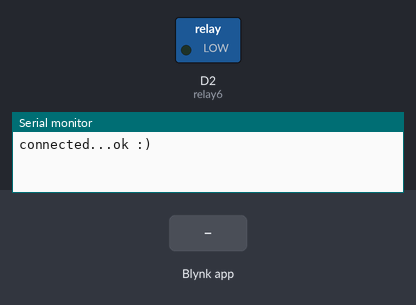
The sketch below on a simulated ESP8266 (NodeMCU). Parts: switched loads named in the sketch (green lamp = pin HIGH), the last lines printed to the serial monitor. Inputs (shaded band) come from the test bench. WiFi joins after 1.5 s; servers stay silent unless stated; EEPROM starts erased.

Above: at 3.0 s.
3.1 s: Blynk app writes 1 to V2
At 4.4 s:
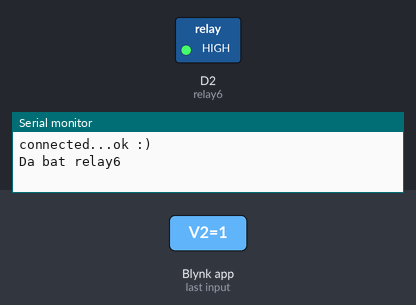
9.1 s: Blynk app writes 0 to V2
At 10.2 s:
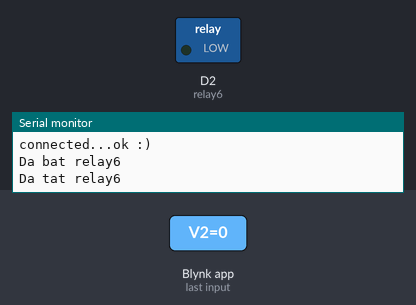
10.6 s: Blynk app writes 200 to V2
At 11.3 s:
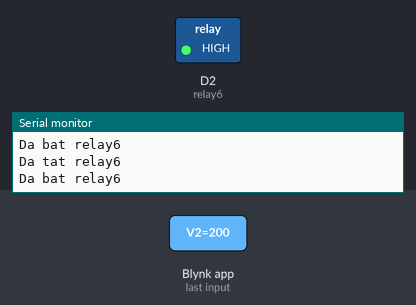
Timing chart, 0 to 13.1 s (numbered marks = the images above; inputs shaded):
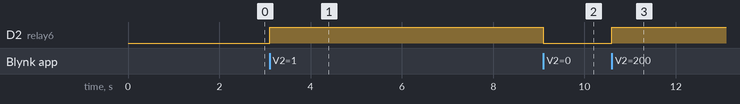

The sketch:

bam_tai_den_8266_bamtaivasac.ino
```cpp
//khai bao sac acquy


int ptInv, ptsac;

//khai bao lay gio
#include <NTPClient.h>
#include <WiFiUdp.h>

const long utcOffsetInSeconds = 25200;

//----------------------------------------Define NTP Client to get time
// Define NTP Client to get time
WiFiUDP ntpUDP;
NTPClient timeClient(ntpUDP, "pool.ntp.org");

//Week Days
String weekDays[7]={"Sunday", "Monday", "Tuesday", "Wednesday", "Thursday", "Friday", "Saturday"};

//Month names
String months[12]={"January", "February", "March", "April", "May", "June", "July", "August", "September", "October", "November", "December"};

//het khai bao lay gio


#define relay6  D2
//int bat = 1; int tat = 0;      //dieu khien relay muc cao
int bat = 1; int tat = 0;   //dieu khien relay muc thap


//khai bao relay 6
int gio_mo_relay6 = 16;
int phut_mo_relay6 = 0;
int gio_tat_relay6 = 6;
int phut_tat_relay6 = 0;
byte trang_thai_relay6;
unsigned long t_bat_dau_relay6 = 0;


//het khai bao relay

//khai bao thu vien wifi manager
#include <DNSServer.h>
#include <ESP8266WebServer.h>
#include <WiFiManager.h>         //https://github.com/tzapu/WiFiManager
#include <EEPROM.h>
//het khai bao thu vien wifi manager

//update code through Github

#include <ESP8266HTTPClient.h>
#include <ESP8266httpUpdate.h>
#include <WiFiClientSecure.h>
#include <CertStoreBearSSL.h>
BearSSL::CertStore certStore;
#include <time.h>


#define URL_fw_Bin "https://raw.githubusercontent.com/baoqt1610/bamtai/main/bam_tai.bin"
const char* host = "raw.githubusercontent.com";
const int httpsPort = 443;

// DigiCert High Assurance EV Root CA
const char trustRoot[] PROGMEM = R"EOF(
-----BEGIN CERTIFICATE-----
MIIDrzCCApegAwIBAgIQCDvgVpBCRrGhdWrJWZHHSjANBgkqhkiG9w0BAQUFADBh
MQswCQYDVQQGEwJVUzEVMBMGA1UEChMMRGlnaUNlcnQgSW5jMRkwFwYDVQQLExB3
d3cuZGlnaWNlcnQuY29tMSAwHgYDVQQDExdEaWdpQ2VydCBHbG9iYWwgUm9vdCBD
QTAeFw0wNjExMTAwMDAwMDBaFw0zMTExMTAwMDAwMDBaMGExCzAJBgNVBAYTAlVT
MRUwEwYDVQQKEwxEaWdpQ2VydCBJbmMxGTAXBgNVBAsTEHd3dy5kaWdpY2VydC5j
b20xIDAeBgNVBAMTF0RpZ2lDZXJ0IEdsb2JhbCBSb290IENBMIIBIjANBgkqhkiG
9w0BAQEFAAOCAQ8AMIIBCgKCAQEA4jvhEXLeqKTTo1eqUKKPC3eQyaKl7hLOllsB
CSDMAZOnTjC3U/dDxGkAV53ijSLdhwZAAIEJzs4bg7/fzTtxRuLWZscFs3YnFo97
nh6Vfe63SKMI2tavegw5BmV/Sl0fvBf4q77uKNd0f3p4mVmFaG5cIzJLv07A6Fpt
43C/dxC//AH2hdmoRBBYMql1GNXRor5H4idq9Joz+EkIYIvUX7Q6hL+hqkpMfT7P
T19sdl6gSzeRntwi5m3OFBqOasv+zbMUZBfHWymeMr/y7vrTC0LUq7dBMtoM1O/4
gdW7jVg/tRvoSSiicNoxBN33shbyTApOB6jtSj1etX+jkMOvJwIDAQABo2MwYTAO
BgNVHQ8BAf8EBAMCAYYwDwYDVR0TAQH/BAUwAwEB/zAdBgNVHQ4EFgQUA95QNVbR
TLtm8KPiGxvDl7I90VUwHwYDVR0jBBgwFoAUA95QNVbRTLtm8KPiGxvDl7I90VUw
DQYJKoZIhvcNAQEFBQADggEBAMucN6pIExIK+t1EnE9SsPTfrgT1eXkIoyQY/Esr
hMAtudXH/vTBH1jLuG2cenTnmCmrEbXjcKChzUyImZOMkXDiqw8cvpOp/2PV5Adg
06O/nVsJ8dWO41P0jmP6P6fbtGbfYmbW0W5BjfIttep3Sp+dWOIrWcBAI+0tKIJF
PnlUkiaY4IBIqDfv8NZ5YBberOgOzW6sRBc4L0na4UU+Krk2U886UAb3LujEV0ls
YSEY1QSteDwsOoBrp+uvFRTp2InBuThs4pFsiv9kuXclVzDAGySj4dzp30d8tbQk
CAUw7C29C79Fv1C5qfPrmAESrciIxpg0X40KPMbp1ZWVbd4=
-----END CERTIFICATE-----
)EOF";
X509List cert(trustRoot);


extern const unsigned char caCert[] PROGMEM;
extern const unsigned int caCertLen;

//het khai bao update code through Github


#define BLYNK_TEMPLATE_ID "TMPL6Coq8bexg"
#define BLYNK_TEMPLATE_NAME "Bam Tai"
#define BLYNK_AUTH_TOKEN "xTyRuJEuxkYfZL5keNW-tcXeWRlRYsjM"
#include <Arduino.h>
#define BLYNK_PRINT Serial
#include <ESP8266WiFi.h>
#include <BlynkSimpleEsp8266.h>
unsigned long t1,t2,t3  = 0;


char auth[] = BLYNK_AUTH_TOKEN;


 WiFiClientSecure client;


BlynkTimer timer;


String myString; // complete message from arduino, which consistors of snesors data
char rdata; // received charactors
double pTai, pInv, pFTai, pFInv, P_CL; // sensors
int vol;


void myTimerEvent()
{

  //Blynk.virtualWrite(V5, millis() / 1000);

}

// doc lenh update tu Blynk


void setup()
{


//khoi tao time

  timeClient.begin();
  // Set offset time in seconds to adjust for your timezone, for example:
  // GMT +1 = 3600
  // GMT +8 = 28800
  // GMT -1 = -3600
  // GMT 0 = 0
  timeClient.setTimeOffset(utcOffsetInSeconds);

//het khoi tao time


  // Debug console
  Serial.begin(9600);
  while (!Serial);
//  mySerial.begin(9600);
//  while (!mySerial);
  // khoi tao wifi manager
  EEPROM.begin(512);
  WiFiManager wifiManager;
  //wifiManager.resetSettings();    //Uncomment this to wipe WiFi settings from EEPROM on boot.  Comment out and recompile/upload after 1 boot cycle.
  wifiManager.autoConnect("ESP8266");
  //if you get here you have connected to the WiFi
  Serial.println("connected...ok :)");
  Blynk.begin(auth, WiFi.SSID().c_str(), WiFi.psk().c_str());
  //MultyWiFiBlynkBegin();
//het code khoi tao wifi manager
  //wifiConnectHandler = WiFi.onStationModeGotIP(onWifiConnect);
  //wifiDisconnectHandler = WiFi.onStationModeDisconnected(onWifiDisconnect);


    timer.setInterval(1000L,sensorvalue1);
    timer.setInterval(1000L,sensorvalue2);
      timer.setInterval(1000L,sensorvalue3);
        timer.setInterval(1000L,sensorvalue4);

//                  timer.setInterval(1000L,sensorvalue6);


pinMode(relay6,OUTPUT);
digitalWrite(relay6,tat);


}

void loop()

{

  // het dieu khien den

   if (Serial.available() == 0 )

   {
  Blynk.run();
  timer.run(); // Initiates BlynkTimer

   }
//

  //kiem tra ket noi wifi hang 1 phut
  if ((millis() - t1) > 60000)
  {


    if (WiFi.status() != WL_CONNECTED) {      //neu ket noi thanh cong thi in ra connected!

         ketnoilaiwifivablynk();
      }


    t1 = millis();
  }


  //het code kiem tra wifi


 if (Serial.available() > 0 )
  {

    rdata = Serial.read();
    myString = myString + rdata;

    if (rdata == '\n')
    {

      String l = getValue(myString, ',', 0);
      String m = getValue(myString, ',', 1);
      String n = getValue(myString, ',', 2);
      String i = getValue(myString, ',', 3);


      pTai = l.toFloat();
      //pInv = m.toFloat();
      vol =  n.toInt();
      ptInv =  m.toInt();
      ptsac =  i.toInt();
      //TH =   map(i.toInt(), 0, 100, 10, 90);

      //P_CL = pInv - pTai;

      Serial.println(myString);

      myString = "";

      // get date & time
      timeClient.update();

      unsigned long epochTime = timeClient.getEpochTime();

      int hr, mn;
      hr = timeClient.getHours();
      mn = timeClient.getMinutes();
      Serial.print("gio hien tai: ");
      Serial.println(hr);
      Serial.print("phut hien tai: ");
      Serial.println(mn);


     //end get date & time


    //bat dau code relay 6

     if (trang_thai_relay6 ==0)
     {
      if (hr == gio_mo_relay6 and mn == phut_mo_relay6)
      {
        bat_relay6();

        }

      }

      else
      if (hr == gio_tat_relay6 and mn == phut_tat_relay6)
      {
        tat_relay6();

        }


     //het code relay6


    }


  }
  //


}


void sensorvalue1()
{
  double sdata = pTai;

  Blynk.virtualWrite(V0, sdata);

}

void sensorvalue4()
{
  double sdata = vol;

  Blynk.virtualWrite(V3, sdata);
}


void sensorvalue2()
{
  double sdata = ptInv;

  Blynk.virtualWrite(V4, sdata);
}


void sensorvalue3()
{
  double sdata = ptsac;

  Blynk.virtualWrite(V2, sdata);
}

String getValue(String data, char separator, int index)
{
  int found = 0;
  int strIndex[] = { 0, -1 };
  int maxIndex = data.length() - 1;

  for (int i = 0; i <= maxIndex && found <= index; i++) {
    if (data.charAt(i) == separator || i == maxIndex) {
      found++;
      strIndex[0] = strIndex[1] + 1;
      strIndex[1] = (i == maxIndex) ? i + 1 : i;
    }
  }
  return found > index ? data.substring(strIndex[0], strIndex[1]) : "";
}

//void MultyWiFiBlynkBegin() {
//  int ssid_count=0;
//  int ssid_mas_size = sizeof(ssid) / sizeof(ssid[0]);
//  do {
//    Serial.println("Trying to connect to wi-fi " + String(ssid[ssid_count]));
//    WiFi.begin(ssid[ssid_count], pass[ssid_count]);
//    int WiFi_timeout_count=0;
//    while (WiFi.status() != WL_CONNECTED && WiFi_timeout_count<50) { //waiting 10 sec
//      delay(200);
//      Serial.print(".");
//      ++WiFi_timeout_count;
//    }
//    if (WiFi.status() == WL_CONNECTED) {
//      Serial.println("Connected to WiFi! Now I will check the connection to the Blynk server");
//      Blynk.config(auth);
//      Blynk.connect(5000); //waiting 5 sec
//    }
//    ++ssid_count;
//  }
//  while (!Blynk.connected() && ssid_count<ssid_mas_size);
//  if (!Blynk.connected() && ssid_count==ssid_mas_size) {
//    Serial.println("I could not connect to blynk =( Ignore and move on. but still I will try to connect to wi-fi " + String(ssid[ssid_count-1]));
//  }
//
//}


void ketnoilaiwifivablynk()
{
  Serial.println("Disconnected from Wi-Fi, trying to connect...");
  WiFi.disconnect();
  WiFi.begin(WiFi.SSID().c_str(), WiFi.psk().c_str());
   if (WiFi.status() == WL_CONNECTED) {
      Serial.println("Connected to WiFi! Now I will check the connection to the Blynk server");
      Blynk.config(auth);
      Blynk.connect(5000); //waiting 5 sec
   }

}

BLYNK_WRITE(V5)
{
  if (param.asInt()) {  // Assumes if 1 then follow through..
  Serial.println("Nhan lenh update firmware");
  FirmwareUpdate();
 }
}


void setClock() {
   // Set time via NTP, as required for x.509 validation
  configTime(3 * 3600, 0, "pool.ntp.org", "time.nist.gov");
  Serial.print("Waiting for NTP time sync: ");
  time_t now = time(nullptr);
  while (now < 8 * 3600 * 2) {
    delay(500);
    Serial.print(".");
    now = time(nullptr);
  }
  /*
  Serial.println("");
  struct tm timeinfo;
  gmtime_r(&now, &timeinfo);
  Serial.print("Current time: ");
  Serial.print(asctime(&timeinfo));
  */
}


void FirmwareUpdate()
{
  Serial.println("Start");
  WiFi.mode(WIFI_STA);
  if (WiFi.status() != WL_CONNECTED) {
  ketnoilaiwifivablynk();
    }

  setClock();

  client.setTrustAnchors(&cert);
  if (!client.connect(host, httpsPort)) {
    Serial.println("Connection failed");
    return;
  }
  else
  {
    Serial.println("Connection sucessfull, start to update code");
    t_httpUpdate_return ret = ESPhttpUpdate.update(client, URL_fw_Bin);

    switch (ret) {
      case HTTP_UPDATE_FAILED:
        Serial.printf("HTTP_UPDATE_FAILD Error (%d): %s\n", ESPhttpUpdate.getLastError(), ESPhttpUpdate.getLastErrorString().c_str());
        break;

      case HTTP_UPDATE_NO_UPDATES:
        Serial.println("HTTP_UPDATE_NO_UPDATES");
        break;

      case HTTP_UPDATE_OK:
        Serial.println("HTTP_UPDATE_OK");
        break;
    }

    }


 }

//cap nhat cai dat relay 1

// //cap nhat trang thai relay1
// BLYNK_WRITE(V10)
// {
//   trang_thai_relay1 = param.asInt();
//   if (trang_thai_relay1)
//   {bat_relay1();}
//   else {tat_relay1();}

//   }

// //nhan pt den mo relay 1
// BLYNK_WRITE(V19)
// {
//   ptden_mo_relay1 = param.asInt();
//   Serial.print("da cap nhat pt den mo relay1: ");
//   Serial.println(ptden_mo_relay1);

//   }

// //cap nhat cong suat tat relay1
// BLYNK_WRITE(V20)
// {
//   CS_tat_relay1 = param.asInt();
//   Serial.print("da cap nhat cong suat tat relay1: ");
//   Serial.println(CS_tat_relay1);

//   }
// //het cap nhat cai dat relay 1

// //cap nhat cai dat relay 2

// //cap nhat trang thai relay2
// BLYNK_WRITE(V17)
// {
//   trang_thai_relay2 = param.asInt();
//   if (trang_thai_relay2)
//   {bat_relay2();}
//   else {tat_relay2();}

//   }
// //nhan pt den mo relay 2
// BLYNK_WRITE(V22)
// {
//   ptden_mo_relay2 = param.asInt();
//   Serial.print("da cap nhat pt den mo relay2: ");
//   Serial.println(ptden_mo_relay2);

//   }

// //cap nhat cong suat tat relay2
// BLYNK_WRITE(V23)
// {
//   CS_tat_relay2 = param.asInt();
//   Serial.print("da cap nhat cong suat tat relay2: ");
//   Serial.println(CS_tat_relay2);

//   }

// //het cap nhat relay 2


// //cap nhat cai dat relay 3

// //cap nhat trang thai relay3
// BLYNK_WRITE(V1)
// {
//   trang_thai_relay3 = param.asInt();
//   if (trang_thai_relay3)
//   {bat_relay3();}
//   else {tat_relay3();}

//   }
// //nhan pt den mo relay 3
// BLYNK_WRITE(V16)
// {
//   ptden_mo_relay3 = param.asInt();
//   Serial.print("da cap nhat pt den mo relay3: ");
//   Serial.println(ptden_mo_relay3);

//   }

// //cap nhat cong suat tat relay3
// BLYNK_WRITE(V25)
// {
//   CS_tat_relay3 = param.asInt();
//   Serial.print("da cap nhat cong suat tat relay3: ");
//   Serial.println(CS_tat_relay3);

//   }

// //het cap nhat relay 3


// //cap nhat cai dat relay 4

// //cap nhat trang thai relay4
// BLYNK_WRITE(V12)
// {
//   trang_thai_relay4 = param.asInt();
//   if (trang_thai_relay4)
//   {bat_relay4();}
//   else {tat_relay4();}

//   }
// //nhan pt den mo relay 4
// BLYNK_WRITE(V26)
// {
//   ptden_mo_relay4 = param.asInt();
//   Serial.print("da cap nhat pt den mo relay4: ");
//   Serial.println(ptden_mo_relay4);

//   }

// //cap nhat cong suat tat relay4
// BLYNK_WRITE(V6)
// {
//   CS_tat_relay4 = param.asInt();
//   Serial.print("da cap nhat cong suat tat relay4: ");
//   Serial.println(CS_tat_relay4);

//   }

// //het cap nhat relay 4


// //cai dat relay 5
// //cap nhat gio mo relay5
// BLYNK_WRITE(V15)
// {
//   gio_mo_relay5_nhan = param.asInt();
//   gio_mo_relay5 = int(gio_mo_relay5_nhan/(60*60));
//   phut_mo_relay5 = int((gio_mo_relay5_nhan - gio_mo_relay5 * 60 * 60)/60) ;


//   Serial.print("da cap nhat gio mo relay5: ");
//   Serial.println(gio_mo_relay5);


//   Serial.print("da cap nhat phut mo relay5: ");
//   Serial.println(phut_mo_relay5);

//   }
// //cap nhat trang thai relay5
// BLYNK_WRITE(V13)
// {
//   trang_thai_relay5 = param.asInt();
//   if (trang_thai_relay5)
//   {bat_relay5();}
//   else {tat_relay5();}

//   }

// //cap nhat thoi gian bat relay 5
// BLYNK_WRITE(V8)
// {
//   thoi_gian_mo_relay5 = param.asInt();
//   Serial.print("da cap nhat thoi gian mo relay5: ");
//   Serial.println(thoi_gian_mo_relay5);

//   }
// // het cap nhat relay 5


//cai dat relay 6
//cap nhat gio mo relay6

//cap nhat trang thai relay6
BLYNK_WRITE(V2)
{
  trang_thai_relay6 = param.asInt();
  if (trang_thai_relay6)
  {bat_relay6();}
  else {tat_relay6();}

  }

//cap nhat thoi gian bat relay 6

// het cap nhat relay 6


void tat_relay6()
{
digitalWrite(relay6,tat);
trang_thai_relay6 = 0;
t_bat_dau_relay6 = 0;
Blynk.virtualWrite(V2, trang_thai_relay6);
Serial.println("Da tat relay6");
}

void bat_relay6()
{
digitalWrite(relay6,bat);
trang_thai_relay6 = 1;
t_bat_dau_relay6 = millis();
Blynk.virtualWrite(V2, trang_thai_relay6);
Serial.println("Da bat relay6");
}

//het khai bao update code through Github
```

Measured:
- after the input at 3.1 s, D2 (relay6): LOW → HIGH at once
- after the input at 9.1 s, D2 (relay6): HIGH → LOW at once
- after the input at 10.6 s, D2 (relay6): LOW → HIGH at once
